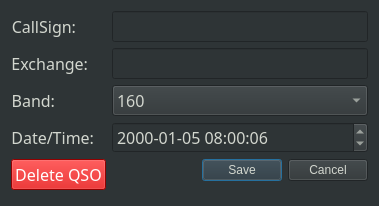
<?xml version="1.0" encoding="UTF-8"?>
<ui version="4.0">
 <class>Dialog</class>
 <widget class="QDialog" name="Dialog">
  <property name="geometry">
   <rect>
    <x>0</x>
    <y>0</y>
    <width>379</width>
    <height>206</height>
   </rect>
  </property>
  <property name="font">
   <font>
    <family>JetBrains Mono</family>
    <pointsize>12</pointsize>
   </font>
  </property>
  <property name="windowTitle">
   <string>Edit QSO</string>
  </property>
  <property name="styleSheet">
   <string notr="true">background-color: rgb(46, 52, 54);
color: rgb(211, 215, 207);</string>
  </property>
  <layout class="QFormLayout" name="formLayout">
   <item row="0" column="0">
    <widget class="QLabel" name="label">
     <property name="font">
      <font>
       <family>JetBrains Mono</family>
       <pointsize>12</pointsize>
       <bold>false</bold>
      </font>
     </property>
     <property name="text">
      <string>CallSign:</string>
     </property>
     <property name="alignment">
      <set>Qt::AlignRight|Qt::AlignTrailing|Qt::AlignVCenter</set>
     </property>
    </widget>
   </item>
   <item row="0" column="1">
    <widget class="QLineEdit" name="editCallsign">
     <property name="font">
      <font>
       <family>JetBrains Mono</family>
       <pointsize>12</pointsize>
       <bold>false</bold>
      </font>
     </property>
     <property name="maxLength">
      <number>14</number>
     </property>
    </widget>
   </item>
   <item row="1" column="0">
    <widget class="QLabel" name="label_2">
     <property name="font">
      <font>
       <family>JetBrains Mono</family>
       <pointsize>12</pointsize>
       <bold>false</bold>
      </font>
     </property>
     <property name="text">
      <string>Exchange:</string>
     </property>
     <property name="alignment">
      <set>Qt::AlignRight|Qt::AlignTrailing|Qt::AlignVCenter</set>
     </property>
    </widget>
   </item>
   <item row="1" column="1">
    <widget class="QLineEdit" name="editExchange">
     <property name="font">
      <font>
       <family>JetBrains Mono</family>
       <pointsize>12</pointsize>
       <bold>false</bold>
      </font>
     </property>
     <property name="maxLength">
      <number>15</number>
     </property>
    </widget>
   </item>
   <item row="2" column="0">
    <widget class="QLabel" name="label_4">
     <property name="font">
      <font>
       <family>JetBrains Mono</family>
       <pointsize>12</pointsize>
       <bold>false</bold>
      </font>
     </property>
     <property name="text">
      <string>Band:</string>
     </property>
     <property name="alignment">
      <set>Qt::AlignRight|Qt::AlignTrailing|Qt::AlignVCenter</set>
     </property>
    </widget>
   </item>
   <item row="3" column="0">
    <widget class="QLabel" name="label_6">
     <property name="font">
      <font>
       <family>JetBrains Mono</family>
       <pointsize>12</pointsize>
       <bold>false</bold>
      </font>
     </property>
     <property name="text">
      <string>Date/Time:</string>
     </property>
     <property name="alignment">
      <set>Qt::AlignRight|Qt::AlignTrailing|Qt::AlignVCenter</set>
     </property>
    </widget>
   </item>
   <item row="6" column="0">
    <widget class="QPushButton" name="deleteButton">
     <property name="font">
      <font>
       <family>JetBrains Mono</family>
       <pointsize>12</pointsize>
       <bold>false</bold>
      </font>
     </property>
     <property name="styleSheet">
      <string notr="true">background-color: rgb(204, 0, 0);
color: rgb(255, 255, 255);</string>
     </property>
     <property name="text">
      <string>Delete QSO</string>
     </property>
    </widget>
   </item>
   <item row="6" column="1">
    <widget class="QDialogButtonBox" name="buttonBox">
     <property name="font">
      <font>
       <family>JetBrains Mono</family>
       <pointsize>12</pointsize>
       <bold>false</bold>
      </font>
     </property>
     <property name="orientation">
      <enum>Qt::Horizontal</enum>
     </property>
     <property name="standardButtons">
      <set>QDialogButtonBox::Cancel|QDialogButtonBox::Save</set>
     </property>
     <property name="centerButtons">
      <bool>false</bool>
     </property>
    </widget>
   </item>
   <item row="2" column="1">
    <widget class="QComboBox" name="editBand">
     <property name="font">
      <font>
       <family>JetBrains Mono</family>
       <pointsize>12</pointsize>
       <bold>false</bold>
      </font>
     </property>
     <item>
      <property name="text">
       <string>160</string>
      </property>
     </item>
     <item>
      <property name="text">
       <string>80</string>
      </property>
     </item>
     <item>
      <property name="text">
       <string>60</string>
      </property>
     </item>
     <item>
      <property name="text">
       <string>40</string>
      </property>
     </item>
     <item>
      <property name="text">
       <string>20</string>
      </property>
     </item>
     <item>
      <property name="text">
       <string>15</string>
      </property>
     </item>
     <item>
      <property name="text">
       <string>10</string>
      </property>
     </item>
     <item>
      <property name="text">
       <string>6</string>
      </property>
     </item>
     <item>
      <property name="text">
       <string>2</string>
      </property>
     </item>
    </widget>
   </item>
   <item row="3" column="1">
    <widget class="QDateTimeEdit" name="editDateTime">
     <property name="font">
      <font>
       <family>JetBrains Mono</family>
       <pointsize>12</pointsize>
       <bold>false</bold>
      </font>
     </property>
     <property name="dateTime">
      <datetime>
       <hour>8</hour>
       <minute>0</minute>
       <second>6</second>
       <year>2000</year>
       <month>1</month>
       <day>5</day>
      </datetime>
     </property>
     <property name="currentSection">
      <enum>QDateTimeEdit::YearSection</enum>
     </property>
     <property name="displayFormat">
      <string>yyyy-MM-dd hh:mm:ss</string>
     </property>
     <property name="timeSpec">
      <enum>Qt::UTC</enum>
     </property>
    </widget>
   </item>
  </layout>
 </widget>
 <resources/>
 <connections>
  <connection>
   <sender>buttonBox</sender>
   <signal>accepted()</signal>
   <receiver>Dialog</receiver>
   <slot>accept()</slot>
   <hints>
    <hint type="sourcelabel">
     <x>248</x>
     <y>254</y>
    </hint>
    <hint type="destinationlabel">
     <x>157</x>
     <y>274</y>
    </hint>
   </hints>
  </connection>
  <connection>
   <sender>buttonBox</sender>
   <signal>rejected()</signal>
   <receiver>Dialog</receiver>
   <slot>reject()</slot>
   <hints>
    <hint type="sourcelabel">
     <x>316</x>
     <y>260</y>
    </hint>
    <hint type="destinationlabel">
     <x>286</x>
     <y>274</y>
    </hint>
   </hints>
  </connection>
 </connections>
</ui>
